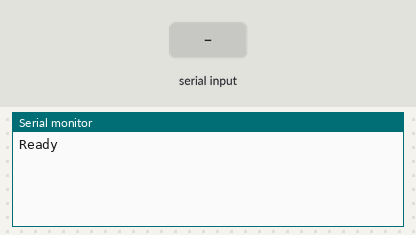
Bench run of a sketch on a simulated Arduino Uno, built with avr-gcc and run on an emulated ATmega328P. On the bench: the last lines printed to the serial monitor. The test bench sets the inputs (shaded band).

Above: at 1.2 s.
1.3 s: "1\n" received over the second serial link
At 1.9 s:
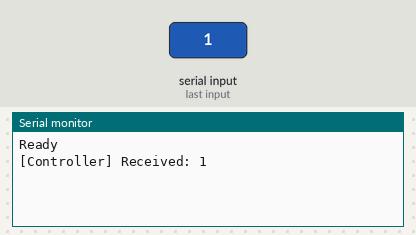
3.5 s: "0\n" received over the second serial link
At 3.9 s:
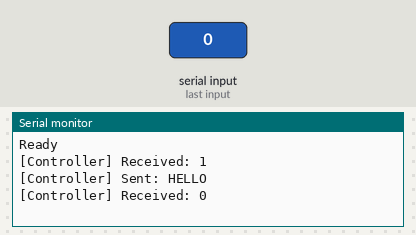
5.0 s: "2\n" received over the second serial link
At 5.8 s:
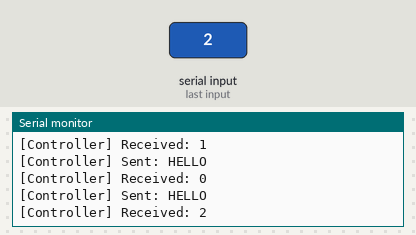

The sketch:

arduino_1.ino
```cpp
#include <SoftwareSerial.h>

SoftwareSerial link(2, 3);

unsigned long lastSend = 0;

void setup() {
  Serial.begin(9600);
  link.begin(2400);
  Serial.println("Ready");
}

void loop() {
  if (millis() - lastSend > 2000) {
    lastSend = millis();
    link.println("HELLO");
    Serial.println("[Controller] Sent: HELLO");
  }

  if (link.available()) {
    String msg = link.readStringUntil('\n');
    Serial.print("[Controller] Received: ");
    Serial.println(msg);
  }
}
```

Measured:
- after the input at 1.3 s, the serial monitor: prints a new line at once (image 1)
- after the input at 3.5 s, the serial monitor: prints a new line at once (image 2)
- after the input at 5.0 s, the serial monitor: prints a new line at once (image 3)
